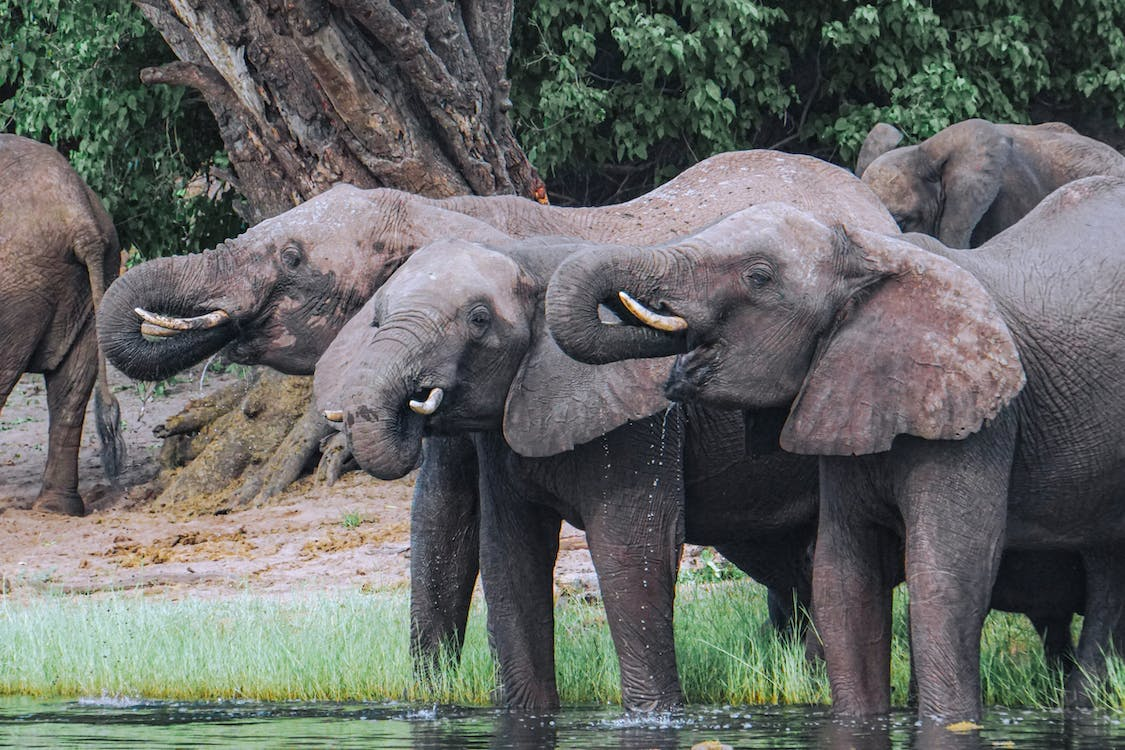
#> input picture affine/img.jpeg, 1125 x 750 px, found by its file name
$ python affine.py
#> lines starting #> are read from the running program, lines starting #| are printed output that depends on the picture
import cv2
import numpy as np
import matplotlib.pyplot as plt

# read the image
img = cv2.imread("affine/img.jpeg", 0)
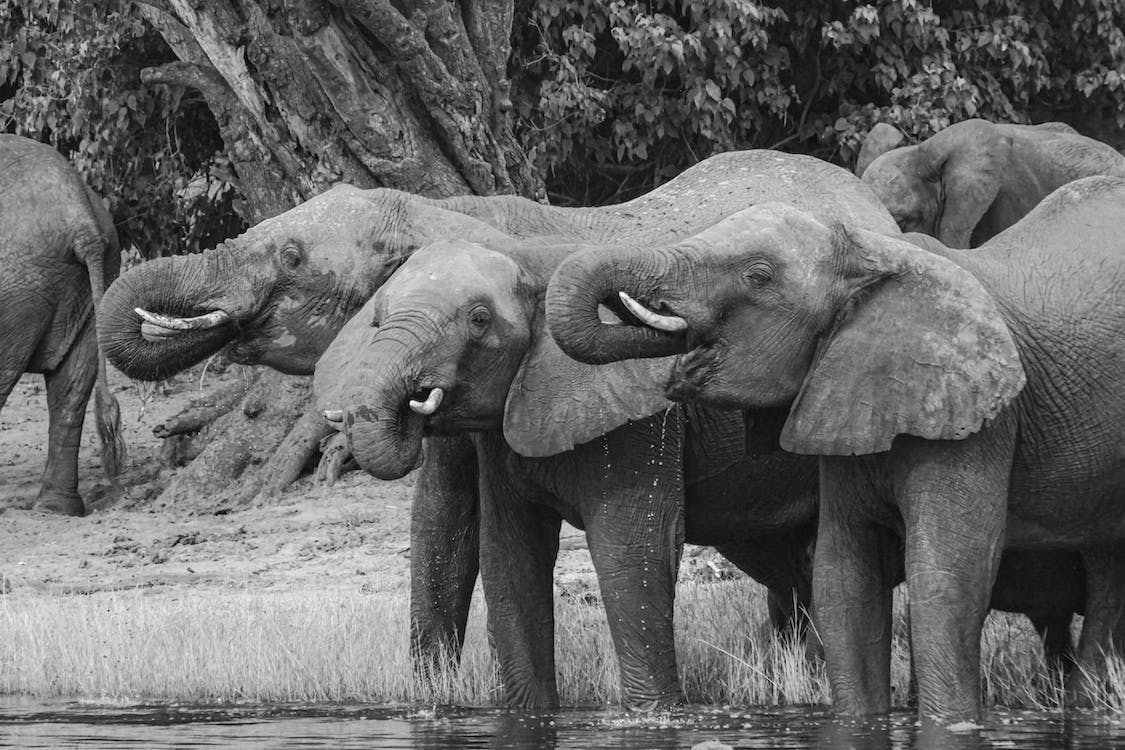
#> img: shape (750, 1125); min 0, max 255, mean 102.3
rows, cols = img.shape
#> rows = 750; cols = 1125

# select three points
pts1 = np.float32([[50, 50], [200, 50], [50, 200]])
pts2 = np.float32([[10, 100], [200, 50], [100, 250]])

# get transformation matrix
M = cv2.getAffineTransform(pts1, pts2)

# apply Affine transformation
dst = cv2.warpAffine(img, M, (cols, rows))
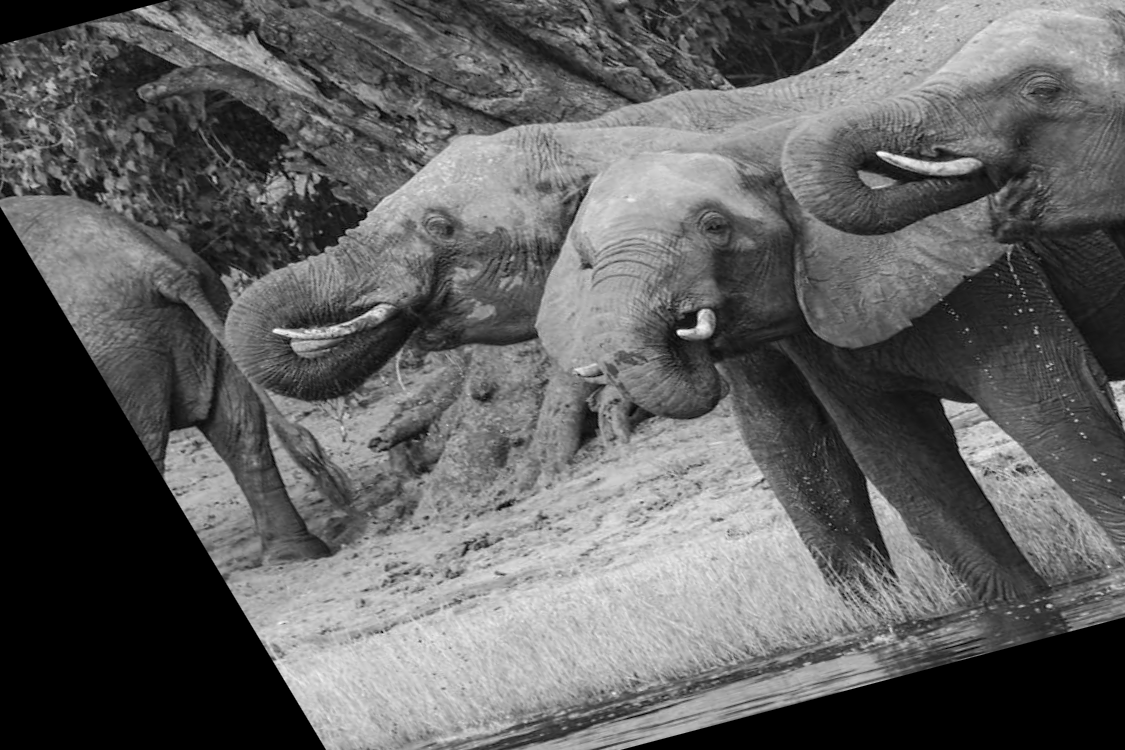
#> dst: shape (750, 1125); min 0, max 254, mean 96.4

# display the output
plt.subplot(121), plt.imshow(img, cmap="gray"), plt.title('Input')
plt.subplot(122), plt.imshow(dst, cmap="gray"), plt.title('Output')
plt.show()
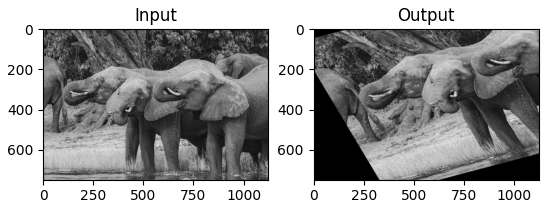
#> figure drawn by matplotlib, 2 panels
